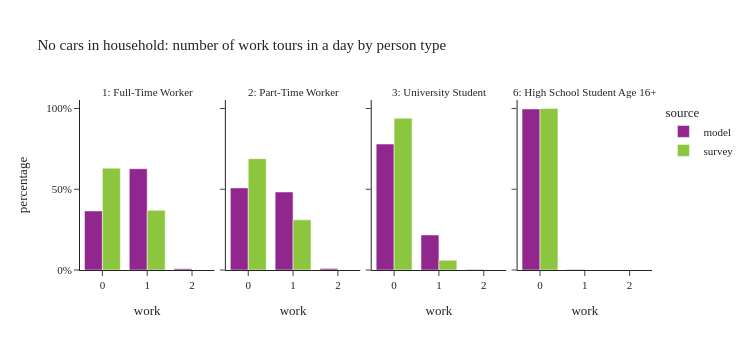

The code cell stored with this chart in its notebook:
### Code cell
plot_work_tour_ptype(per_data[(per_data['ptype'].isin(worker_ptype)) & (per_data['auto_ownership'] == 0)],"No cars in household: number of work tours in a day by person type")

### Figure 1 — Plotly figure (JSON) as saved in the notebook; plotly's stock layout.template omitted (floating-point values rounded to 4 significant figures)
{"data": [{"alignmentgroup": "True", "customdata": [[27455], [47093], [549]], "hovertemplate": "source=model<br>ptype_label=1: Full-Time Worker<br>work=%{x}<br>percentage=%{y}<br>sample_size=%{customdata[0]}<extra></extra>", "legendgroup": "model", "marker": {"color": "#91268F", "pattern": {"shape": ""}}, "name": "model", "offsetgroup": "model", "orientation": "v", "showlegend": true, "textposition": "auto", "type": "bar", "x": [0.0, 1.0, 2.0], "xaxis": "x", "y": [0.3656, 0.6271, 0.007311], "yaxis": "y"}, {"alignmentgroup": "True", "customdata": [[7638], [7257], [128]], "hovertemplate": "source=model<br>ptype_label=2: Part-Time Worker<br>work=%{x}<br>percentage=%{y}<br>sample_size=%{customdata[0]}<extra></extra>", "legendgroup": "model", "marker": {"color": "#91268F", "pattern": {"shape": ""}}, "name": "model", "offsetgroup": "model", "orientation": "v", "showlegend": false, "textposition": "auto", "type": "bar", "x": [0.0, 1.0, 2.0], "xaxis": "x2", "y": [0.5084, 0.4831, 0.00852], "yaxis": "y2"}, {"alignmentgroup": "True", "customdata": [[16868], [4693], [72]], "hovertemplate": "source=model<br>ptype_label=3: University Student<br>work=%{x}<br>percentage=%{y}<br>sample_size=%{customdata[0]}<extra></extra>", "legendgroup": "model", "marker": {"color": "#91268F", "pattern": {"shape": ""}}, "name": "model", "offsetgroup": "model", "orientation": "v", "showlegend": false, "textposition": "auto", "type": "bar", "x": [0.0, 1.0, 2.0], "xaxis": "x3", "y": [0.7797, 0.2169, 0.003328], "yaxis": "y3"}, {"alignmentgroup": "True", "customdata": [[2008], [6]], "hovertemplate": "source=model<br>ptype_label=6: High School Student Age 16+<br>work=%{x}<br>percentage=%{y}<br>sample_size=%{customdata[0]}<extra></extra>", "legendgroup": "model", "marker": {"color": "#91268F", "pattern": {"shape": ""}}, "name": "model", "offsetgroup": "model", "orientation": "v", "showlegend": false, "textposition": "auto", "type": "bar", "x": [0.0, 1.0], "xaxis": "x4", "y": [0.997, 0.002979], "yaxis": "y4"}, {"alignmentgroup": "True", "customdata": [[207], [93]], "hovertemplate": "source=survey<br>ptype_label=1: Full-Time Worker<br>work=%{x}<br>percentage=%{y}<br>sample_size=%{customdata[0]}<extra></extra>", "legendgroup": "survey", "marker": {"color": "#8CC63E", "pattern": {"shape": ""}}, "name": "survey", "offsetgroup": "survey", "orientation": "v", "showlegend": true, "textposition": "auto", "type": "bar", "x": [0.0, 1.0], "xaxis": "x", "y": [0.6305, 0.3695], "yaxis": "y"}, {"alignmentgroup": "True", "customdata": [[52], [17]], "hovertemplate": "source=survey<br>ptype_label=2: Part-Time Worker<br>work=%{x}<br>percentage=%{y}<br>sample_size=%{customdata[0]}<extra></extra>", "legendgroup": "survey", "marker": {"color": "#8CC63E", "pattern": {"shape": ""}}, "name": "survey", "offsetgroup": "survey", "orientation": "v", "showlegend": false, "textposition": "auto", "type": "bar", "x": [0.0, 1.0], "xaxis": "x2", "y": [0.6896, 0.3104], "yaxis": "y2"}, {"alignmentgroup": "True", "customdata": [[49], [6]], "hovertemplate": "source=survey<br>ptype_label=3: University Student<br>work=%{x}<br>percentage=%{y}<br>sample_size=%{customdata[0]}<extra></extra>", "legendgroup": "survey", "marker": {"color": "#8CC63E", "pattern": {"shape": ""}}, "name": "survey", "offsetgroup": "survey", "orientation": "v", "showlegend": false, "textposition": "auto", "type": "bar", "x": [0.0, 1.0], "xaxis": "x3", "y": [0.9399, 0.06012], "yaxis": "y3"}, {"alignmentgroup": "True", "customdata": [[2]], "hovertemplate": "source=survey<br>ptype_label=6: High School Student Age 16+<br>work=%{x}<br>percentage=%{y}<br>sample_size=%{customdata[0]}<extra></extra>", "legendgroup": "survey", "marker": {"color": "#8CC63E", "pattern": {"shape": ""}}, "name": "survey", "offsetgroup": "survey", "orientation": "v", "showlegend": false, "textposition": "auto", "type": "bar", "x": [0.0], "xaxis": "x4", "y": [1.0], "yaxis": "y4"}], "layout": {"annotations": [{"font": {}, "showarrow": false, "text": "1: Full-Time Worker", "x": 0.1175, "xanchor": "center", "xref": "paper", "y": 1.0, "yanchor": "bottom", "yref": "paper"}, {"font": {}, "showarrow": false, "text": "2: Part-Time Worker", "x": 0.3725, "xanchor": "center", "xref": "paper", "y": 1.0, "yanchor": "bottom", "yref": "paper"}, {"font": {}, "showarrow": false, "text": "3: University Student", "x": 0.6275, "xanchor": "center", "xref": "paper", "y": 1.0, "yanchor": "bottom", "yref": "paper"}, {"font": {}, "showarrow": false, "text": "6: High School Student Age 16+", "x": 0.8825, "xanchor": "center", "xref": "paper", "y": 1.0, "yanchor": "bottom", "yref": "paper"}], "barmode": "group", "height": 350, "legend": {"title": {"text": "source"}, "tracegroupgap": 0}, "title": {"text": "No cars in household: number of work tours in a day by person type"}, "width": 750, "xaxis": {"anchor": "y", "domain": [0.0, 0.235], "title": {"text": "work"}}, "xaxis2": {"anchor": "y2", "domain": [0.255, 0.49], "matches": "x", "title": {"text": "work"}}, "xaxis3": {"anchor": "y3", "domain": [0.51, 0.745], "matches": "x", "title": {"text": "work"}}, "xaxis4": {"anchor": "y4", "domain": [0.765, 1.0], "matches": "x", "title": {"text": "work"}}, "yaxis": {"anchor": "x", "domain": [0.0, 1.0], "tickformat": ".0%", "title": {"text": "percentage"}}, "yaxis2": {"anchor": "x2", "domain": [0.0, 1.0], "matches": "y", "showticklabels": false, "tickformat": ".0%"}, "yaxis3": {"anchor": "x3", "domain": [0.0, 1.0], "matches": "y", "showticklabels": false}, "yaxis4": {"anchor": "x4", "domain": [0.0, 1.0], "matches": "y", "showticklabels": false}}}
